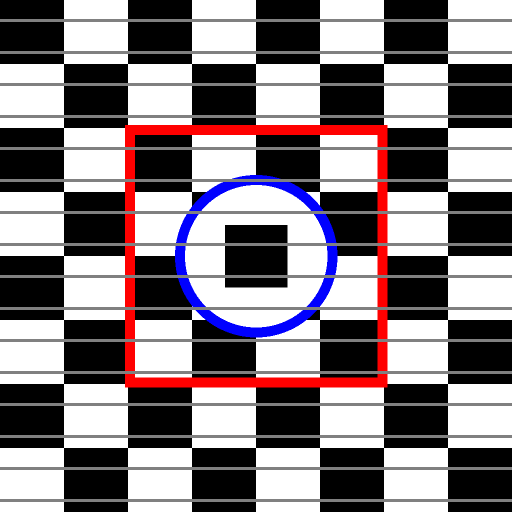
#> input picture 01_ECB_CTR/orijinal.png, 1024 x 1024 px, found by its file name (shown at 1/2 size)
$ python ecb_ctr_karsilastirma.py
#> lines starting #> are read from the running program, lines starting #| are printed output that depends on the picture
from pathlib import Path
import os

from PIL import Image, ImageDraw
from cryptography.hazmat.primitives.ciphers import Cipher, algorithms, modes

BASE = Path(r"D:\SiberGuvenlikLab\KriptografiLab\01_ECB_CTR")

INPUT = BASE / "orijinal.png"
ECB_OUT = BASE / "01_ecb_sifreli.png"
CTR_OUT = BASE / "02_ctr_sifreli.png"
COMPARE_OUT = BASE / "03_yan_yana_karsilastirma.png"


def encrypt(data, key, mode):
    cipher = Cipher(algorithms.AES(key), mode)
    encryptor = cipher.encryptor()
    return encryptor.update(data) + encryptor.finalize()


# Görüntüyü gri tonlamaya çeviriyoruz.
# Böylece her piksel = 1 byte olur ve AES'in 16 byte'lık
# blok yapısı görsel karşılaştırmada daha net izlenebilir.
original = Image.open(INPUT).convert("L")
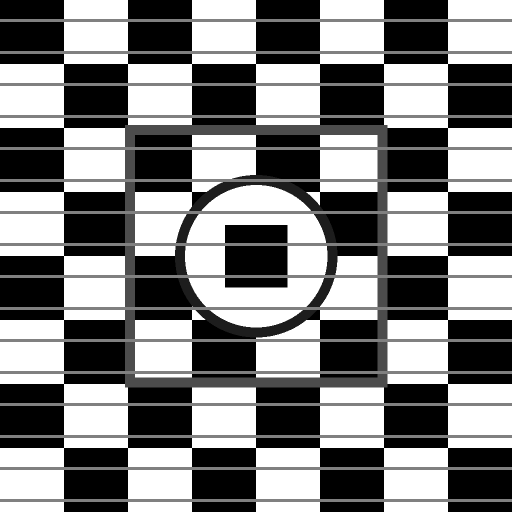
#> original: PIL image 1024x1024 L (shown at 1/2 size); min 0, max 255, mean 127.6

width, height = original.size
#> width = 1024; height = 1024
plain_bytes = original.tobytes()

# ECB için veri uzunluğunun 16'nın katı olması gerekir.
# 1024x1024 = 1.048.576 byte ve zaten 16'nın katıdır.
if len(plain_bytes) % 16 != 0:
    raise ValueError("Goruntu verisi AES blok boyutunun kati degil.")

# Aynı AES-128 anahtarı iki deneyde de kullanılıyor.
key = os.urandom(16)

# ---------------------------------------------------
# AES-ECB
# ---------------------------------------------------
ecb_bytes = encrypt(
    plain_bytes,
    key,
#> (the run stopped early here; a loop or call above may not have finished)
